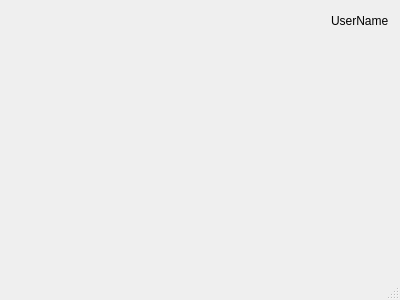
<?xml version="1.0" encoding="UTF-8"?>
<ui version="4.0">
 <class>UserView</class>
 <widget class="QMainWindow" name="UserView">
  <property name="geometry">
   <rect>
    <x>0</x>
    <y>0</y>
    <width>400</width>
    <height>300</height>
   </rect>
  </property>
  <property name="windowTitle">
   <string>DepotSystem</string>
  </property>
  <widget class="QWidget" name="centralWidget">
   <layout class="QVBoxLayout" name="verticalLayout" stretch="0,1">
    <item>
     <layout class="QHBoxLayout" name="horizontalLayout">
      <item>
       <spacer name="horizontalSpacer">
        <property name="orientation">
         <enum>Qt::Horizontal</enum>
        </property>
        <property name="sizeHint" stdset="0">
         <size>
          <width>40</width>
          <height>20</height>
         </size>
        </property>
       </spacer>
      </item>
      <item>
       <widget class="QLabel" name="label">
        <property name="text">
         <string>UserName</string>
        </property>
       </widget>
      </item>
     </layout>
    </item>
    <item>
     <widget class="QWidget" name="widget" native="true"/>
    </item>
   </layout>
  </widget>
  <widget class="QMenuBar" name="menuBar">
   <property name="geometry">
    <rect>
     <x>0</x>
     <y>0</y>
     <width>400</width>
     <height>21</height>
    </rect>
   </property>
  </widget>
  <widget class="QStatusBar" name="statusBar"/>
 </widget>
 <layoutdefault spacing="6" margin="11"/>
 <resources/>
 <connections/>
</ui>
